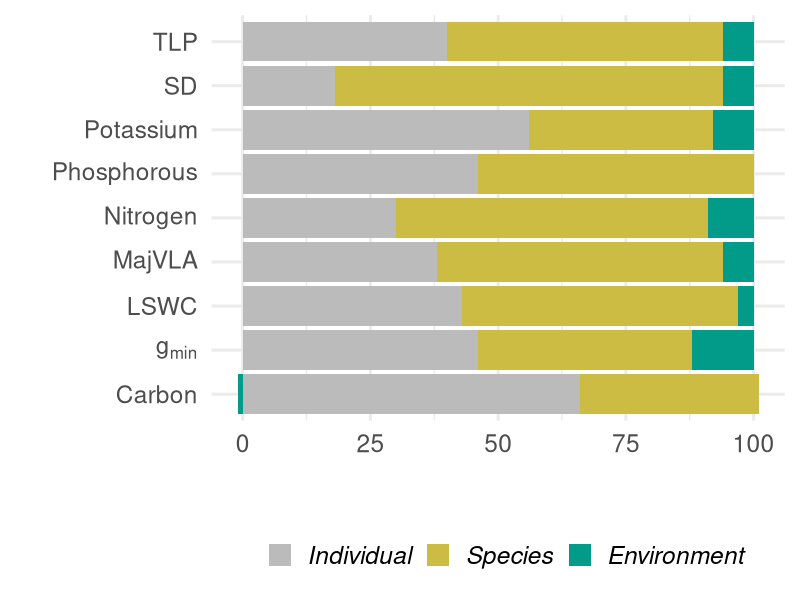
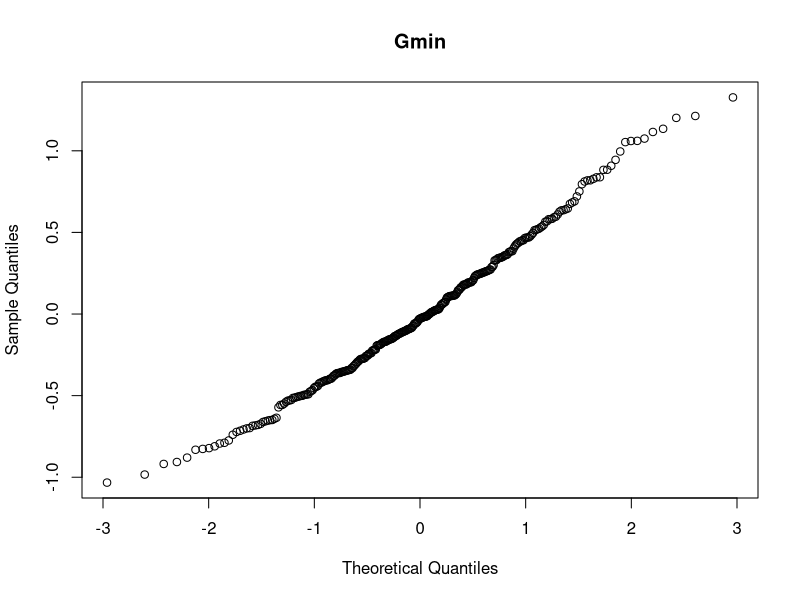
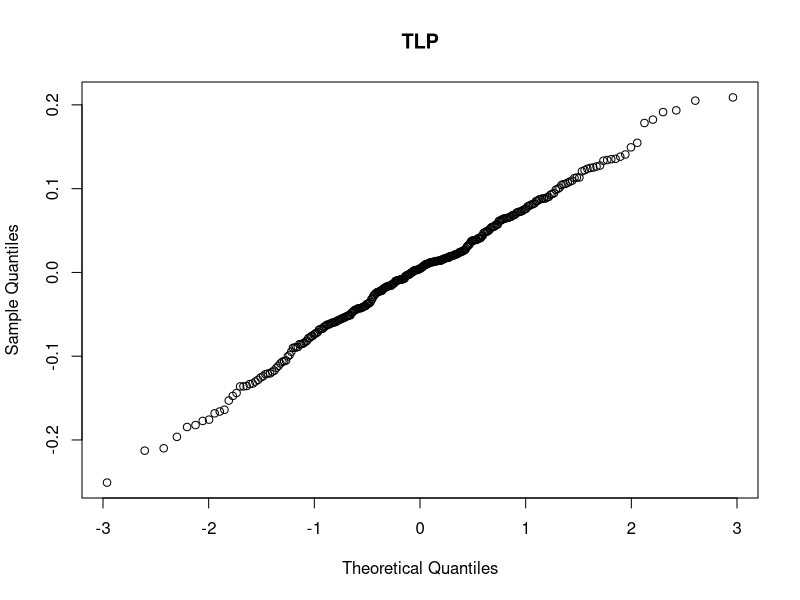
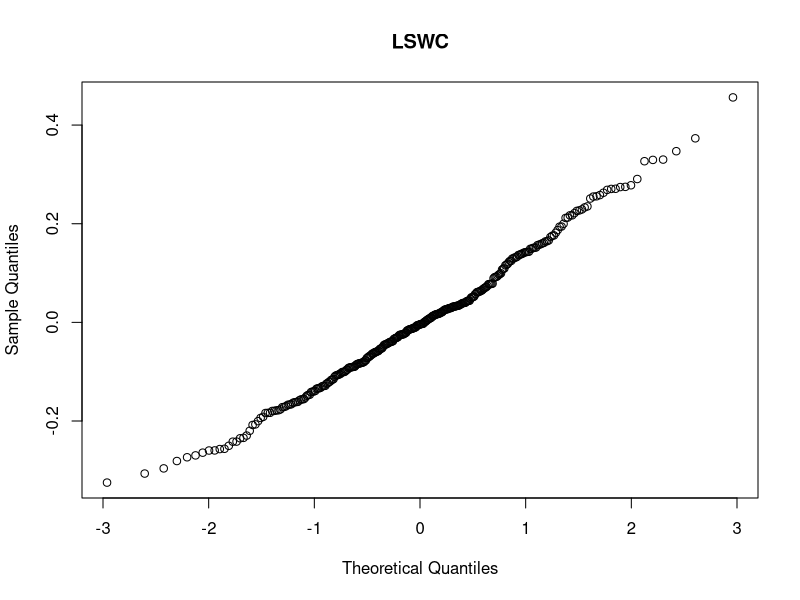
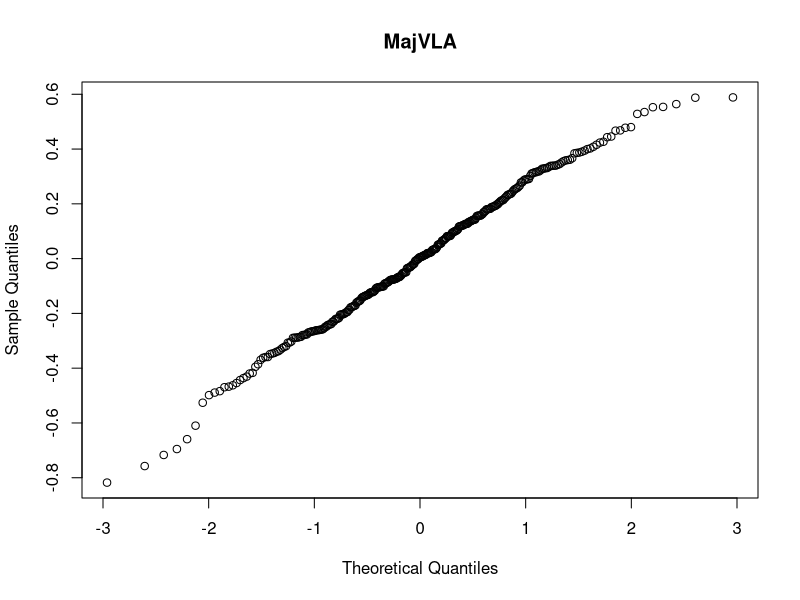
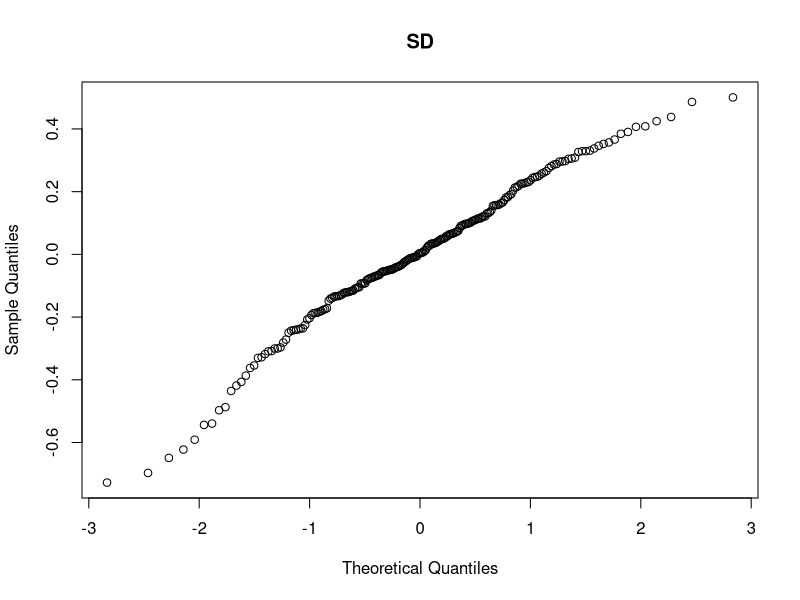
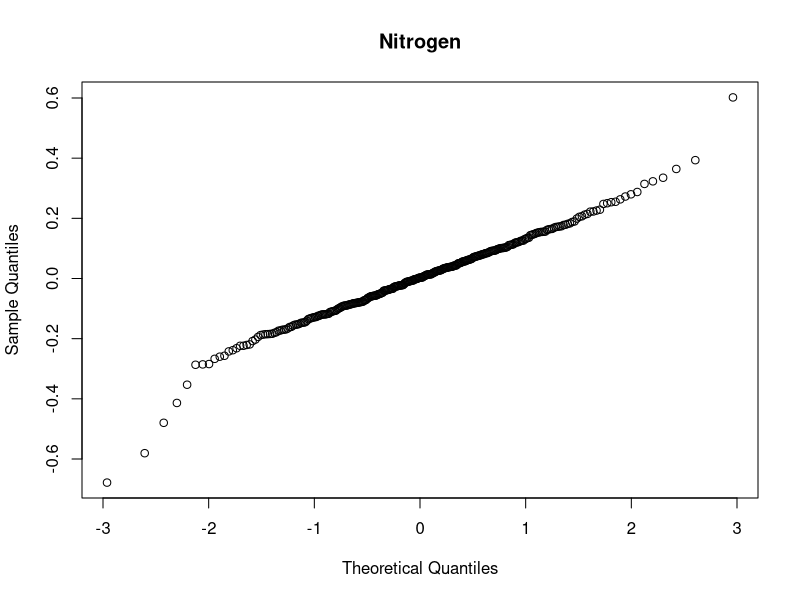
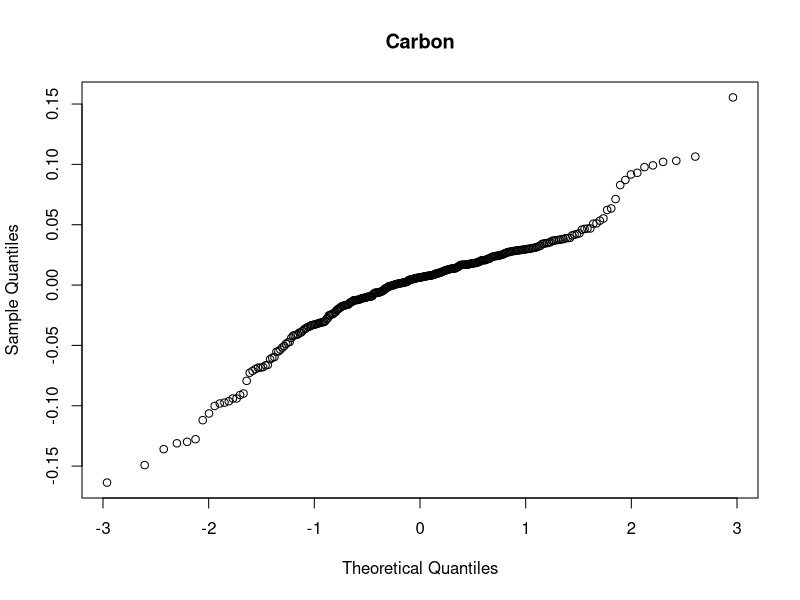

Here is the R script that generated these plots, in order:
##############################################
#Variance partitioning for all individuals 
##############################################

#library used
library(nlme) #to fit the model and do the variance partitioning with ML method
library(lme4) #for the VarCorr function
library(dplyr) #to pipe
library(ggplot2) #to plot

#data used (log on all traits)
Data <- read.csv("Dataset/OUTPUT_cleaning/Subset_imputed/Subset_imputation_exceptSD.csv") %>% 
  rename(Carbon = C,
         Nitrogen = N,
         Potassium = K, 
         Phosphorous = P) %>% 
  relocate(SD, .after = MajVLA) %>%
  mutate_at(c("Gmin","TLP", "LSWC", "MajVLA", "SD", "Carbon", "Nitrogen", "Phosphorous", "Potassium", "TWI"), abs) %>% 
  mutate_at(c("Gmin","TLP", "LSWC", "MajVLA", "SD",  "Carbon", "Nitrogen", "Phosphorous", "Potassium", "TWI"), log) %>% 
  mutate(TLP = -TLP)

Data$Forest <- as.factor(Data$Forest)

#function for variance partitioning
Var_par <- function(Trait, Mydata){

  #Rename the trait column
  colnames(Mydata)[which(colnames(Mydata) == Trait)] <- "Trait"  
  
  # Fit the linear mixed-effects model
  model <- nlme::lme(Trait ~ TWI + Forest,  random=~1|Name, data = Mydata, na.action = na.omit, method = "ML")
  
  #Fit the associated null model with random intercept on species
  null_model <- nlme::lme(Trait~ 1,  random=~1|Name, data = Mydata, na.action = na.omit, method = "ML")
  
  # Extract the variance components 
  Var_components <-lme4::VarCorr(model)
  var_sp <- as.numeric(Var_components[1,1]) #for the random effects - species
  var_indv <- as.numeric(Var_components[2,1]) #model residual, also known as the intraspecific residual variance (linked to the individual but also error measures).
  
  # Obtain the variance of the random effect in the null model.
  random_variance_null <- as.numeric(lme4::VarCorr(null_model)[1,1])
  
  # Obtain the residual variance
  residual_variance_null <- as.numeric(lme4::VarCorr(null_model)[2,1])
  
  # Obtain the total variance of the null model
  v_0 <- random_variance_null + residual_variance_null
  
  # Calculate the variance component linked to the env't by substracting the residual variance of the model (var_indv) and the variance explained by the random factor, the species (var_sp), from the variance of the null model
 
  # Variance partitioning
  var_sp <- round(100 * var_sp / v_0)
  var_indv <- round(100 * var_indv / v_0)
  var_envt <- round(100 - (var_sp + var_indv))  # or it works also , var_envt <- v_0 - var_indv - var_sp Marion calcul
  
  Traits <- c(Trait, Trait, Trait)
  Levels <- c("Environment", "Species", "Individual")
  Variances <- c(var_envt,var_sp,var_indv)

  return(data.frame(Traits, Levels, Variances))
}

# Loop to calculate the variance partitioning for all traits
vars <- c()
Data <- Data %>% filter(Type != "Generalist")

for (i in colnames(Data)[9:17]){
  
  vars <- bind_rows(vars, Var_par(Trait = i, Mydata = Data))
  
}
vars

#plot the results

vars$Levels <- as.factor(vars$Levels)

variance_plot<- vars %>%  
  mutate(Levels = factor(Levels, levels=c("Environment", "Species", "Individual"))) %>%
  mutate(Traits = dplyr::recode(Traits, "Gmin" = "g[min]")) %>% #recode gmin
  ggplot(aes(fill=Levels, y=Variances, x=Traits)) + 
  geom_bar(position="stack", stat="identity") +
  theme_minimal(base_size = 22) +
  ylab("") + xlab("")+
  theme(legend.text = element_text(face = "italic"),legend.position = "bottom") +
  scale_fill_manual("", values=c("#BBBBBB", "#CCBC44", "#029A88"),
                    breaks=c("Individual", "Species", "Environment"),
                    labels=c("Individual", "Species", "Environment"))  +
  coord_flip() +
  scale_x_discrete(labels = scales::label_parse())

variance_plot

#save plot
ggsave(filename = "Variance_partitioning.png", plot = variance_plot, bg = "white", width = 10, height = 8, dpi = 600)


##############################################
#function for plotting residuals distribution 
##############################################


res_plot <- function(Trait, Mydata){
  
  #Rename the trait column
  colnames(Mydata)[which(colnames(Mydata) == Trait)] <- "Trait"  
  
  
  # Fit the linear mixed-effects model
  model <- lmer(Trait ~ TWI + Forest + (1 | Name), data = Mydata)
  plot <- qqnorm(resid(model), main= Trait)
  
  
  return(plot)
}

# Loop to plot residuals of the model for all traits

plotlist <- list()

for (i in colnames(Data)[9:17]){
  
  
  plotlist[[i]] <- local({
    
    i <- i
    
    res_plot(i, Data)
  })
  
  
}
